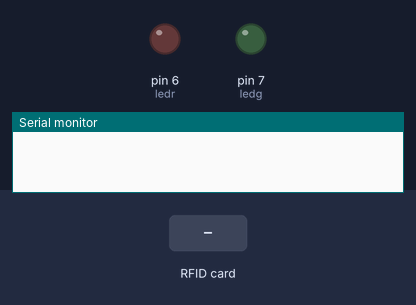
The sketch below on a simulated Arduino Uno, built with avr-gcc and run on an emulated ATmega328P. On the bench: output pins drawn as LEDs (lit = HIGH), the last lines printed to the serial monitor. The inputs (shaded band) are chosen by the test bench. Pins used as bus, display or sensor lines are not drawn.

Above: at 1.2 s.
1.3 s: RFID card E5 9A FD 06 held to the reader
At 2.6 s:
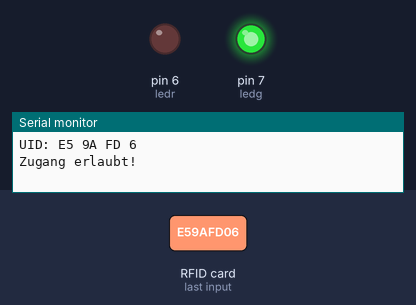
4.3 s: RFID card 5E 7A 19 C4 held to the reader
At 5.1 s:
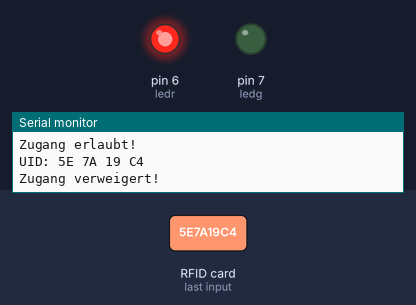
Timing chart, 0 to 7.8 s (numbered marks = the images above; inputs shaded):
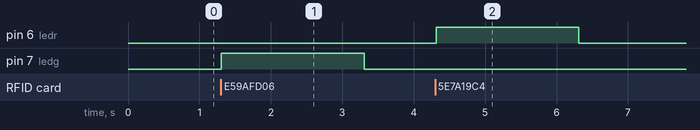

Measured:
- after the input at 1.3 s, pin 7 (ledg): LOW → HIGH at once, → LOW 2.0 s later
- after the input at 4.3 s, pin 6 (ledr): LOW → HIGH at once, → LOW 2.0 s later

The sketch:

RFID-Zugangssystem.ino
```cpp
#include <SPI.h>
#include <MFRC522.h>

#define SS_PIN 10
#define RST_PIN 9

MFRC522 rfid(SS_PIN, RST_PIN);
int ledg =  7;
int ledr =  6;

void setup() {
  Serial.begin(9600);
  SPI.begin(); // SPI starten
  rfid.PCD_Init(); // RFID Sensor initialisieren
  pinMode(ledg, OUTPUT);
  pinMode(ledr, OUTPUT);

}

void loop() {

  bool erlaubt = true;

  // zuerst pruefen, ob eine Karte da ist
   if(!rfid.PICC_IsNewCardPresent()) return;
   if(!rfid.PICC_ReadCardSerial()) return;

   // Dann UID ausgeben
   Serial.print("UID: ");
   for(int i = 0; i < rfid.uid.size; i++){
    Serial.print(rfid.uid.uidByte[i], HEX);
    Serial.print(" ");
   }
   Serial.println();

  byte autorisiertUID[] = {0xE5, 0x9A, 0xFD, 0x06}; // Ein Array mit der autorisierten UID

  // Vergleichen
  for(int i = 0; i< rfid.uid.size; i++){
    if(rfid.uid.uidByte[i] != autorisiertUID[i]){
      erlaubt = false;
    }
  }
  if(erlaubt){
    Serial.println("Zugang erlaubt!");
    digitalWrite(ledg, HIGH);
    delay(2000);
    digitalWrite(ledg, LOW);
  } else{
    Serial.println("Zugang verweigert!");
    digitalWrite(ledr, HIGH);
    delay(2000);
    digitalWrite(ledr, LOW);
  }
}
```
